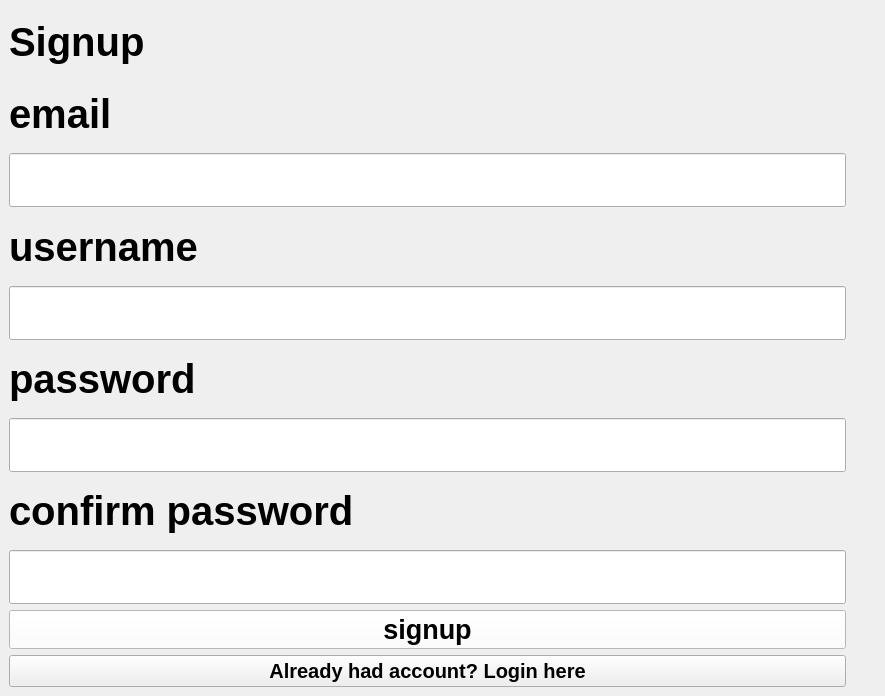
<?xml version="1.0" encoding="UTF-8"?>
<ui version="4.0">
 <class>email_input</class>
 <widget class="QMainWindow" name="email_input">
  <property name="geometry">
   <rect>
    <x>0</x>
    <y>0</y>
    <width>885</width>
    <height>696</height>
   </rect>
  </property>
  <property name="font">
   <font>
    <pointsize>30</pointsize>
    <weight>75</weight>
    <bold>true</bold>
   </font>
  </property>
  <property name="windowTitle">
   <string>MainWindow</string>
  </property>
  <widget class="QWidget" name="centralwidget">
   <layout class="QHBoxLayout" name="horizontalLayout">
    <item>
     <layout class="QVBoxLayout" name="verticalLayout">
      <item>
       <widget class="QLabel" name="label_2">
        <property name="text">
         <string>Signup</string>
        </property>
       </widget>
      </item>
      <item>
       <widget class="QLabel" name="label_3">
        <property name="font">
         <font>
          <pointsize>30</pointsize>
         </font>
        </property>
        <property name="text">
         <string>email</string>
        </property>
       </widget>
      </item>
      <item>
       <widget class="QLineEdit" name="email"/>
      </item>
      <item>
       <widget class="QLabel" name="label">
        <property name="text">
         <string>username</string>
        </property>
       </widget>
      </item>
      <item>
       <widget class="QLineEdit" name="username"/>
      </item>
      <item>
       <widget class="QLabel" name="label_4">
        <property name="text">
         <string>password</string>
        </property>
       </widget>
      </item>
      <item>
       <widget class="QLineEdit" name="password">
        <property name="echoMode">
         <enum>QLineEdit::Password</enum>
        </property>
       </widget>
      </item>
      <item>
       <widget class="QLabel" name="label_5">
        <property name="text">
         <string>confirm password</string>
        </property>
       </widget>
      </item>
      <item>
       <widget class="QLineEdit" name="confirmPassword"/>
      </item>
      <item>
       <widget class="QPushButton" name="signup_btn">
        <property name="font">
         <font>
          <pointsize>20</pointsize>
          <weight>75</weight>
          <bold>true</bold>
         </font>
        </property>
        <property name="styleSheet">
         <string notr="true">*{
background-color: white;
}
QLineEdit{
 background-color:#fa0000  ;
	border: none;
	border-bottom: 1px solid black;
	padding: 3px 5px;
}</string>
        </property>
        <property name="text">
         <string>signup</string>
        </property>
       </widget>
      </item>
      <item>
       <widget class="QPushButton" name="login_btn">
        <property name="font">
         <font>
          <pointsize>15</pointsize>
         </font>
        </property>
        <property name="text">
         <string>Already had account? Login here</string>
        </property>
       </widget>
      </item>
     </layout>
    </item>
    <item>
     <widget class="QLabel" name="label_6">
      <property name="maximumSize">
       <size>
        <width>500</width>
        <height>16777215</height>
       </size>
      </property>
      <property name="text">
       <string/>
      </property>
      <property name="pixmap">
       <pixmap>../assets/anh.jpg</pixmap>
      </property>
      <property name="alignment">
       <set>Qt::AlignCenter</set>
      </property>
     </widget>
    </item>
   </layout>
  </widget>
 </widget>
 <resources/>
 <connections/>
</ui>
